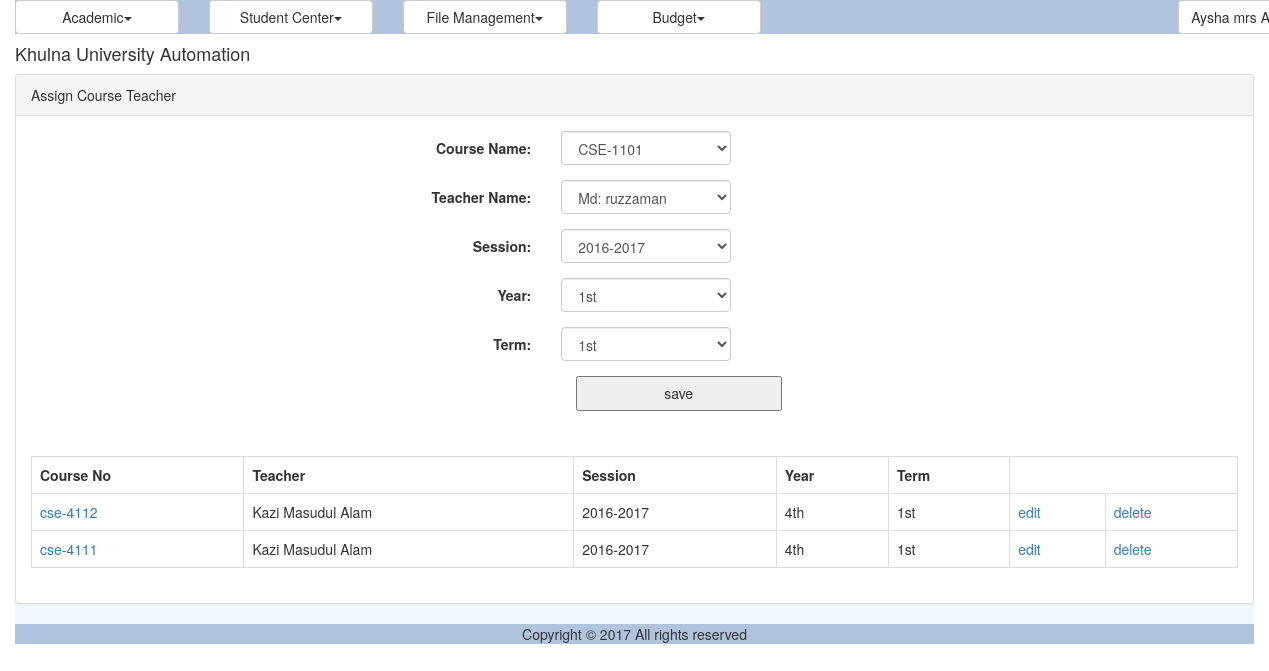
The page /course_teacher.php (signed in) on the database its author committed.
### tables this page shows
CREATE TABLE `reg_course` (
  `ID` varchar(40) NOT NULL,
  `CourseNo` varchar(40) NOT NULL,
  `Title` varchar(100) NOT NULL,
  `Credit` double NOT NULL,
  `CourseTypeID` varchar(40) NOT NULL,
  `DisciplineID` varchar(40) NOT NULL,
  `IsDeleted` tinyint(1) NOT NULL
);

CREATE TABLE `ums_user` (
  `ID` varchar(40) NOT NULL,
  `UniversityID` varchar(20) NOT NULL,
  `Email` varchar(50) NOT NULL,
  `Password` varchar(255) NOT NULL,
  `FirstName` varchar(50) DEFAULT NULL,
  `MiddleName` varchar(50) DEFAULT NULL,
  `LastName` varchar(50) DEFAULT NULL,
  `DisciplineID` varchar(40) DEFAULT NULL,
  `Status` varchar(20) DEFAULT NULL,
  `IsLogged` varchar(10) DEFAULT NULL,
  `IsArchived` varchar(10) DEFAULT NULL,
  `IsDeleted` varchar(10) DEFAULT NULL
);

CREATE TABLE `reg_registration_session` (
  `ID` varchar(40) NOT NULL,
  `Name` varchar(30) NOT NULL
);

CREATE TABLE `reg_year` (
  `ID` varchar(40) NOT NULL,
  `Name` varchar(20) NOT NULL
);

CREATE TABLE `reg_term` (
  `ID` varchar(40) NOT NULL,
  `Name` varchar(20) NOT NULL
);

### modules/registration/ui/view.course_teacher.inc (the view, shortened to what the rows shown need)
<?php
include_once 'blade/view.course_teacher.blade.inc';
include_once COMMON.'class.common.inc';
include_once COMMON.'class.common.course.inc';
?>
<div class="panel panel-default">
<div class="panel-body">
<table class="table table-bordered">
		<?php
		$Result = $_CourseTeacherBAO->getAllCourseTeachers();
		if($Result->getIsSuccess()){
			$CourseTeachers = $Result->getResultObject();
			?>
			<tr>
				<th>Course No</th>
				<th>Teacher</th>
				<th>Session</th>
				<th>Year</th>
				<th>Term</th>
			</tr>
			<?php
			for($i = 0; $i < sizeof($CourseTeachers); $i++) {
				$CourseTeacher = $CourseTeachers[$i];
				?>
				<tr>
					<td>
					<a href="course.php?edit=<?php echo $CourseTeacher->getCourse()->getID(); ?>">
					<?php echo $CourseTeacher->getCourse()->getCourseNo(); ?>
					</a>
					</td>
					<td><?php echo $CourseTeacher->getTeacher()->getFullName(); ?></td>
					<td><?php echo $CourseTeacher->getSession()->getName(); ?></td>
					<td><?php echo $CourseTeacher->getYear()->getName(); ?></td>
					<td><?php echo $CourseTeacher->getTerm()->getName(); ?></td>
					<td><a href="?edit=<?php echo $CourseTeacher->getID(); ?>" onclick="return confirm('sure to edit !'); " >edit</a></td>
					<td><a href="?del=<?php echo $CourseTeacher->getID(); ?>" onclick="return confirm('sure to delete !'); " >delete</a></td>
				</tr>
				<?php
			}
		}
		else{
		echo $Result->getResultObject();
	}
	?>
</table>
</div>
</div>

### rows shown on the page
reg_course: CourseNo "cse-4112"
ums_user: $CourseTeacher->getTeacher()->getFullName() "Kazi Masudul Alam"
reg_registration_session: Name "2016-2017"
reg_year: Name "4th"
reg_term: Name "1st"
reg_course: CourseNo "cse-4111"

### other values the page prints
$globalMenu[$i]->getTitle() "Academic Student Center File Management Budget"
$CurrentUser->getFullName() "Aysha mrs…"
form field courseid "CSE-1101"
form field teacherid "Md: ruzzaman"
form field session "2016-2017"
form field yearid "1st"
form field termid "1st"
